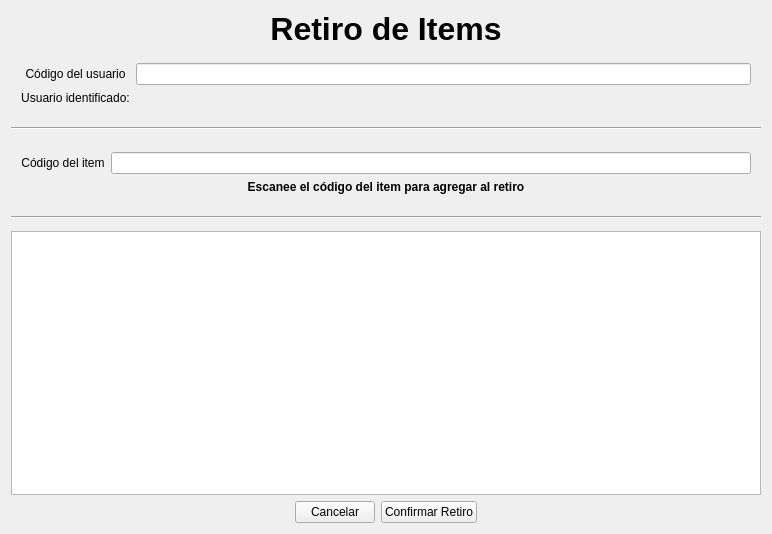
<?xml version="1.0" encoding="UTF-8"?>
<ui version="4.0">
 <class>CheckoutPage</class>
 <widget class="QWidget" name="CheckoutPage">
  <property name="geometry">
   <rect>
    <x>0</x>
    <y>0</y>
    <width>772</width>
    <height>534</height>
   </rect>
  </property>
  <property name="windowTitle">
   <string>Form</string>
  </property>
  <layout class="QVBoxLayout" name="verticalLayout">
   <item>
    <widget class="QLabel" name="titleLabel">
     <property name="font">
      <font>
       <pointsize>24</pointsize>
       <bold>true</bold>
      </font>
     </property>
     <property name="text">
      <string>Retiro de Items</string>
     </property>
     <property name="alignment">
      <set>Qt::AlignmentFlag::AlignCenter</set>
     </property>
    </widget>
   </item>
   <item>
    <layout class="QGridLayout" name="gridLayout_2">
     <property name="leftMargin">
      <number>10</number>
     </property>
     <property name="topMargin">
      <number>10</number>
     </property>
     <property name="rightMargin">
      <number>10</number>
     </property>
     <property name="bottomMargin">
      <number>10</number>
     </property>
     <item row="0" column="1">
      <widget class="QLineEdit" name="userBarcodeLineEdit">
       <property name="sizePolicy">
        <sizepolicy hsizetype="MinimumExpanding" vsizetype="Fixed">
         <horstretch>0</horstretch>
         <verstretch>0</verstretch>
        </sizepolicy>
       </property>
       <property name="minimumSize">
        <size>
         <width>200</width>
         <height>0</height>
        </size>
       </property>
       <property name="alignment">
        <set>Qt::AlignmentFlag::AlignCenter</set>
       </property>
       <property name="clearButtonEnabled">
        <bool>true</bool>
       </property>
      </widget>
     </item>
     <item row="0" column="0">
      <widget class="QLabel" name="userBarcodeLabel">
       <property name="text">
        <string>Código del usuario</string>
       </property>
       <property name="alignment">
        <set>Qt::AlignmentFlag::AlignCenter</set>
       </property>
      </widget>
     </item>
     <item row="1" column="0">
      <widget class="QLabel" name="label">
       <property name="text">
        <string>Usuario identificado:</string>
       </property>
       <property name="alignment">
        <set>Qt::AlignmentFlag::AlignCenter</set>
       </property>
      </widget>
     </item>
     <item row="1" column="1">
      <widget class="QLabel" name="userNameLabel">
       <property name="text">
        <string/>
       </property>
       <property name="alignment">
        <set>Qt::AlignmentFlag::AlignCenter</set>
       </property>
      </widget>
     </item>
    </layout>
   </item>
   <item>
    <widget class="Line" name="line">
     <property name="minimumSize">
      <size>
       <width>0</width>
       <height>15</height>
      </size>
     </property>
     <property name="midLineWidth">
      <number>0</number>
     </property>
     <property name="orientation">
      <enum>Qt::Orientation::Horizontal</enum>
     </property>
    </widget>
   </item>
   <item>
    <layout class="QGridLayout" name="gridLayout">
     <property name="leftMargin">
      <number>10</number>
     </property>
     <property name="topMargin">
      <number>10</number>
     </property>
     <property name="rightMargin">
      <number>10</number>
     </property>
     <property name="bottomMargin">
      <number>10</number>
     </property>
     <item row="0" column="1">
      <widget class="QLineEdit" name="itemBarcodeLineEdit">
       <property name="minimumSize">
        <size>
         <width>200</width>
         <height>0</height>
        </size>
       </property>
       <property name="alignment">
        <set>Qt::AlignmentFlag::AlignCenter</set>
       </property>
       <property name="placeholderText">
        <string/>
       </property>
       <property name="clearButtonEnabled">
        <bool>false</bool>
       </property>
      </widget>
     </item>
     <item row="0" column="0">
      <widget class="QLabel" name="itemBarcodeLabel">
       <property name="text">
        <string>Código del item</string>
       </property>
       <property name="alignment">
        <set>Qt::AlignmentFlag::AlignCenter</set>
       </property>
      </widget>
     </item>
     <item row="1" column="0" colspan="2">
      <widget class="QLabel" name="label_2">
       <property name="font">
        <font>
         <italic>false</italic>
         <bold>true</bold>
        </font>
       </property>
       <property name="text">
        <string>Escanee el código del item para agregar al retiro</string>
       </property>
       <property name="alignment">
        <set>Qt::AlignmentFlag::AlignCenter</set>
       </property>
      </widget>
     </item>
    </layout>
   </item>
   <item>
    <widget class="Line" name="line_2">
     <property name="minimumSize">
      <size>
       <width>0</width>
       <height>15</height>
      </size>
     </property>
     <property name="orientation">
      <enum>Qt::Orientation::Horizontal</enum>
     </property>
    </widget>
   </item>
   <item>
    <widget class="QTableView" name="cartTableView"/>
   </item>
   <item>
    <layout class="QHBoxLayout" name="horizontalLayout_3">
     <property name="topMargin">
      <number>0</number>
     </property>
     <item>
      <spacer name="horizontalSpacer_4">
       <property name="orientation">
        <enum>Qt::Orientation::Horizontal</enum>
       </property>
       <property name="sizeHint" stdset="0">
        <size>
         <width>40</width>
         <height>20</height>
        </size>
       </property>
      </spacer>
     </item>
     <item>
      <widget class="QPushButton" name="cancelButton">
       <property name="text">
        <string>Cancelar</string>
       </property>
      </widget>
     </item>
     <item>
      <widget class="QPushButton" name="confirmButton">
       <property name="text">
        <string>Confirmar Retiro</string>
       </property>
      </widget>
     </item>
     <item>
      <spacer name="horizontalSpacer_5">
       <property name="orientation">
        <enum>Qt::Orientation::Horizontal</enum>
       </property>
       <property name="sizeHint" stdset="0">
        <size>
         <width>40</width>
         <height>20</height>
        </size>
       </property>
      </spacer>
     </item>
    </layout>
   </item>
  </layout>
 </widget>
 <resources/>
 <connections/>
</ui>
